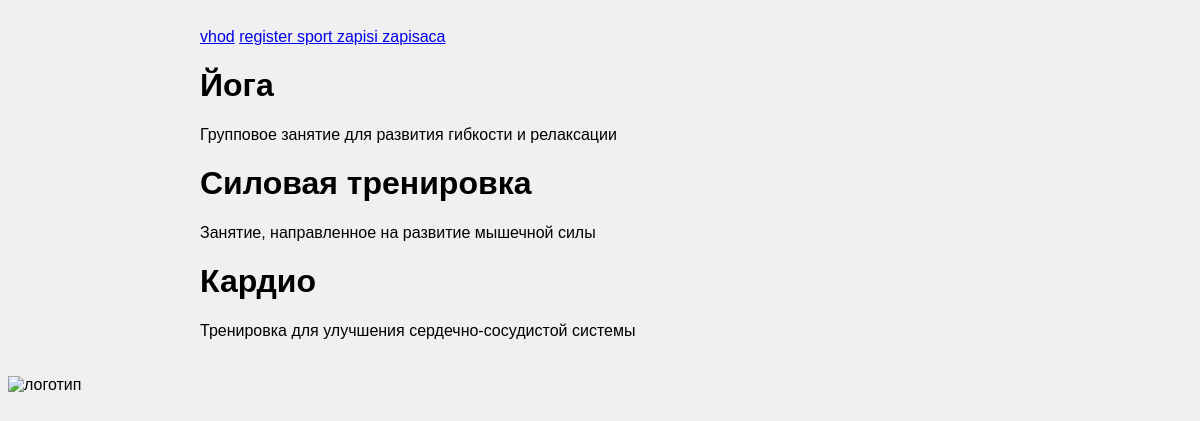
The app's page / (signed in) with its own data.
### sportay/models.py (models this page shows, shortened)
class TrainingType(models.Model):
    name = models.CharField(max_length=255)
    description = models.TextField(blank=True, null=True)
    class Meta:
        managed = False
        db_table = 'training_type'

### sportay/views.py (the view)
# urls.py: path('', index, name='base'),
@login_required
def index(request):
    trainingtypes = TrainingType.objects.all()
    return render(request, template_name='dashboard.html', context={'trainingtypes':trainingtypes})

### sportay/templates/dashboard.html
{% extends "base.html" %}
{% block content %}
{% for trainingtype in trainingtypes %}
{% include "training_type.html" %}
{% endfor %}
{% endblock content %}

### sportay/templates/base.html (shortened to what this page needs)
{% load static %}
<!DOCTYPE html>
<html lang="en">
<head>
    <link rel="stylesheet" href="{% static 'css/styles.css' %}">
</head>
<body>
    <main class="container">
        {% include "header.html" %}
        {% block content %}
        {% endblock content %}
    </main>
</body>
</html>
<img src="{% static 'img/logo.png' %}" alt="логотип">

### sportay/templates/header.html
<nav>
    <a href = "/login"> vhod</a>
    <a href = "/register"> register </a>
    <a href = "/"> sport </a>
    <a href = "/booking_list"> zapisi </a>
    <a href = "/booking"> zapisaca </a>
</nav>

### sportay/templates/training_type.html
<h1> {{trainingtype.name}} </h1>
<p> {{trainingtype.description}} </p>

### sportay/static/CSS/styles.css (style rules this page uses)
body { background-color: #f0f0f0; font-family: Arial, sans-serif; }
.container { max-width: 800px; margin: auto; padding: 20px; }

### records on screen
TrainingType: name "Йога", description "Групповое занятие для развития гибкости и релаксации"
TrainingType: name "Силовая тренировка", description "Занятие, направленное на развитие мышечной силы"
TrainingType: name "Кардио", description "Тренировка для улучшения сердечно-сосудистой системы"
